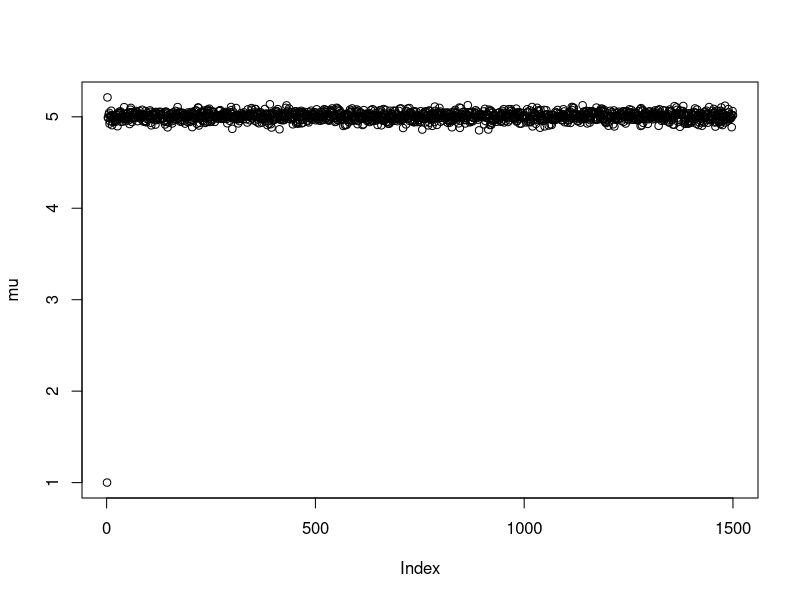
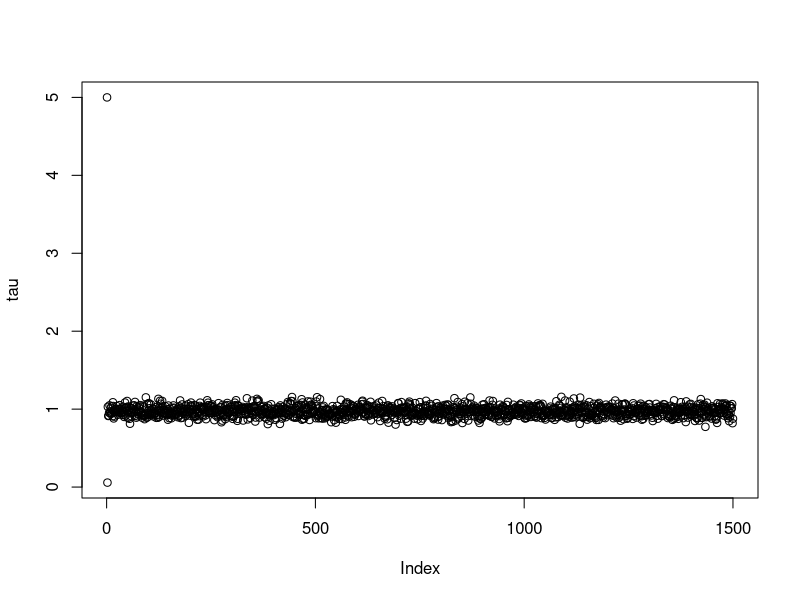

Write the R code that produced these figures, in order.
# 1. MODEL SAMPLING----------------------
# Y_i ~ N(mu, sigma2)

n <- 500
y <- rnorm(n,5,sd=1)

# Prior distributions: mu ~ N(0, 10^2), tau ~ gamma((alpha)shape=0.01, rate=0.01)

mu_0 <- 0; tau_0 <- 1/100; alpha <- 0.01; beta <- 0.01

# Complete conditional densities
#  1. (mu| tau, y) ~ N( (tau_0 * mu_0 + tau * sum(y)) / (tau_0 + n * tau) ,
#  (tau_0 + n * tau) ) # aqui en forma de precisión
#  2. (tau|mu, t) ~ Gamma(alpha + n/2, beta + sum((y-mu)^2)/2)


# 2. GIBBS SAMPLING--------------------
mu <- c(); mu[1] <- 1
tau <- c(); tau[1] <- 5 # valores iniciales de los parámetros

iter <- 1500
for(i in 2 : iter){
  tau[i] <- rgamma(1, shape = alpha + n/2, rate = beta + sum((y-mu[i-1])^2)/2)
  mu[i] <- rnorm(1, (tau_0 * mu_0 + tau[i] * sum(y)) / (tau_0 + n * tau[i]), 
                 sd = 1/sqrt(tau_0 + n * tau[i]))
}


plot(mu)
plot(tau)
